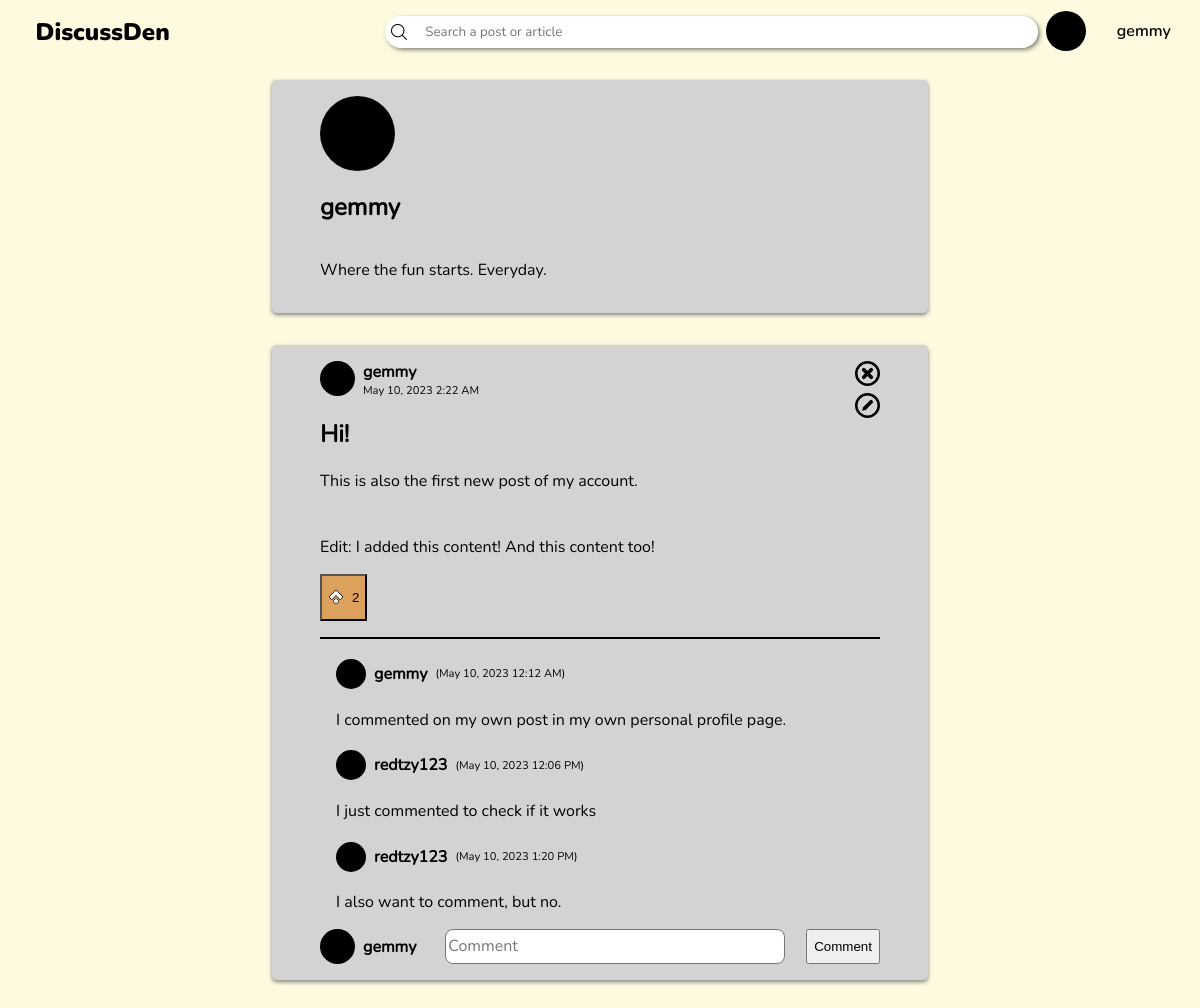
Before: /profile.php (signed in) with the older database file.
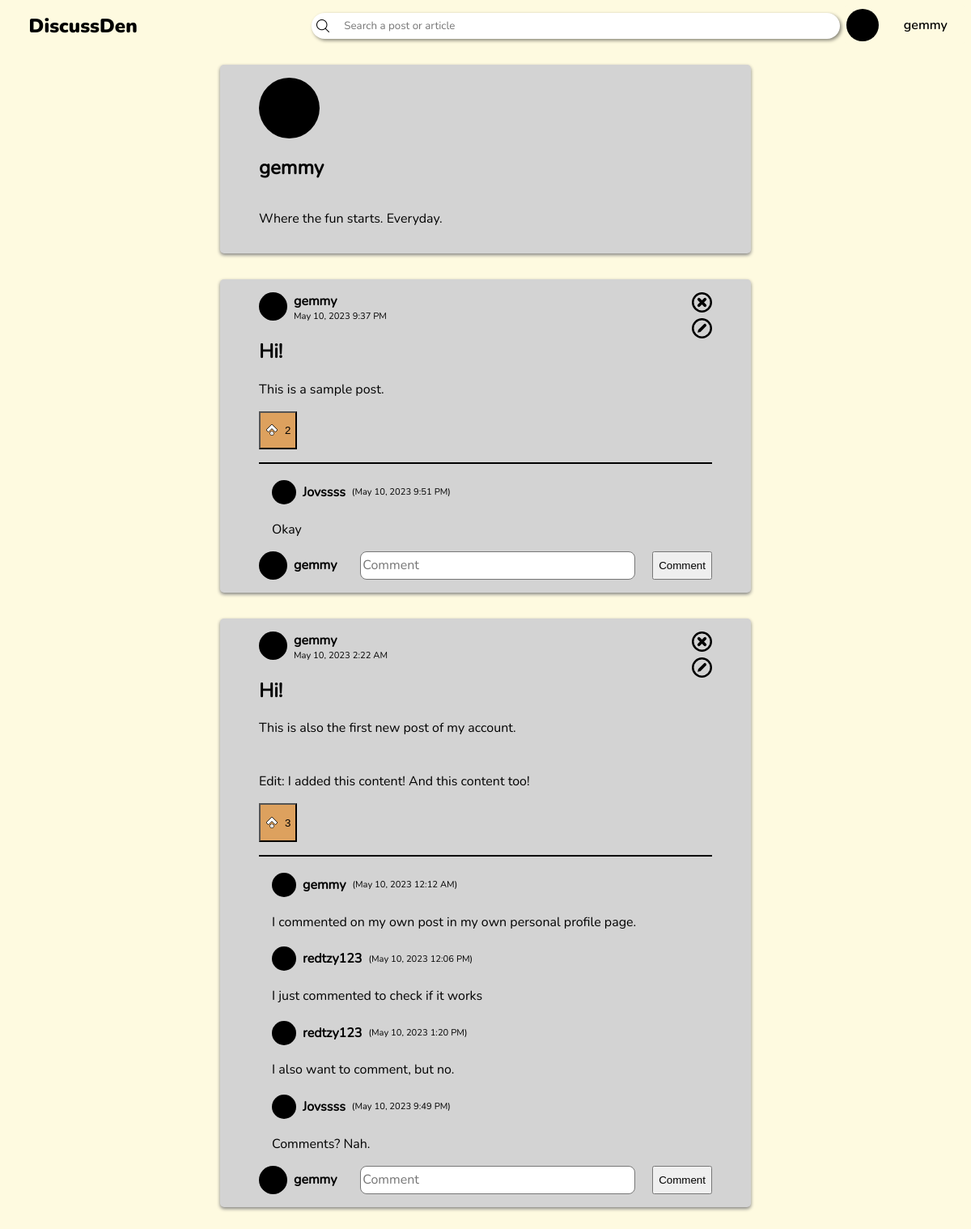
After: the same page with the newer database file.
### tables this page shows
CREATE TABLE posts (id INTEGER PRIMARY KEY AUTOINCREMENT NOT NULL UNIQUE, user_id INTEGER REFERENCES users (user_id) NOT NULL, title TEXT NOT NULL, content TEXT NOT NULL, date, likes);

CREATE TABLE users (user_id INTEGER PRIMARY KEY AUTOINCREMENT, username TEXT UNIQUE NOT NULL, password TEXT NOT NULL, link TEXT NOT NULL, recent_searches);

CREATE TABLE comments (comment_id INTEGER PRIMARY KEY AUTOINCREMENT UNIQUE NOT NULL, post_id INTEGER REFERENCES posts (id) ON DELETE NO ACTION NOT NULL, name TEXT, content TEXT NOT NULL, date);

### profile.php (the view, shortened to what the changed rows need)
<!DOCTYPE html>
<html lang="en">
<head>
    <link rel="stylesheet" href="header.css">
    <link rel="stylesheet" href="post-boxes.css">
</head>
<body>
    <?php
        include "header.php";
    ?>
    <section class="post-section" style="margin-top:3rem">
        <div class="post-container">
            <h2 class="username"><?php echo $_SESSION['username'] ?></h2>
        </div>
        <?php
        $stmt = $db -> prepare('SELECT * FROM users WHERE username = :user');
        $stmt -> bindParam(':user', $_SESSION['username']);
        $stmt -> execute();
        $user_id = $stmt -> fetch(PDO::FETCH_ASSOC)['user_id'];
        $stmt = $db -> prepare('SELECT * FROM posts WHERE user_id = :user');
        $stmt -> bindParam(':user', $user_id);
        $stmt -> execute();
        $posts = $stmt -> fetchAll(PDO::FETCH_ASSOC);
        foreach (array_reverse($posts) as $post) {
            $stmt = $db -> prepare('SELECT * FROM users WHERE user_id = :userID');
            $stmt -> bindParam(':userID', $post['user_id'], PDO::PARAM_INT);
            $stmt -> execute();
            $post_user = $stmt -> fetch(PDO::FETCH_ASSOC);
            echo    '<div class="post-container">
                        <div class="post-user">
                            <svg width=35 height=35>
                                <circle cx=17.5 cy=17.5 r=17.5 fill=black/>
                            </svg>
                            <h4 class="username">' . $post_user['username'] . '</h4>
                            <p>' . $post['date'] . '</p>
                        </div>
                        <div class="post-content">
                            <h2>' . $post['title'] . '</h2>
                            <p>' . $post['content'] . '</p>';
            if (isset($_SESSION['username'])) {
                echo '<button class="like" data-id="' . $post['id'] . '">';
                if (($likes = json_decode($post['likes'])) !== NULL) {
                    echo '<p class="likes">' . count(json_decode($post['likes'])) . '</p>';
                }
                    echo '<img class="like-state" ';
                        if(!((array_search($_SESSION['username'], json_decode($post['likes']))) === false)) {
                            echo 'src="img/upvote-filled.png"';
                        } else {
                            echo 'src="img/upvote-nofill.png"';
                        }
                    echo '/>
                </button>';
            } else {
                echo '<button disabled>Like</button>';
            }
            echo '
                        <svg width=25 height=25 class="delete-btn">
                            <circle cx=50% cy=50% r=45% stroke=black stroke-width=10% fill="transparent"/>
                            <line x1=35% y1=35% x2=65% y2=65% stroke=black stroke-width=15% stroke-linecap="round" />
                            <line x1=35% y1=65% x2=65% y2=35% stroke=black stroke-width=15% stroke-linecap="round" />
                            </svg>
                        <svg width=25 height=25 class="edit-btn" data-id="' . $post['id'] . '">
                            <circle cx=50% cy=50% r=45% stroke=black stroke-width=10% fill=transparent />
                            <g transform="rotate(45 12.5 12.5)">
                                <rect x=42.5% y=22% width=15% height=50% ry=7% fill=black stroke=none />
                                <path d="M 10.5 17 L 12.5 20 L 14.5 17 Z"/>
                            </g>
                        </svg>
                        <div class="delete-confirm">
                            <h3 class="username">Are you sure you want to delete this post?</h3>
                            <div>
                                <button class="yes-btn" onclick="delete_post(' . $post['id'] . ')">Yes</button>
                                <button class="no-btn" onclick="this.parentElement.parentElement.classList.remove(\'active\')">No</button>
                            </div>
                        </div>
                    </div><hr>';
            $stmt = $db -> prepare('SELECT * FROM comments WHERE post_id = :post_id');
            $stmt -> bindParam(':post_id', $post['id'], PDO::PARAM_INT);
            $stmt -> execute();
            $comments = $stmt -> fetchAll(PDO::FETCH_ASSOC);
            foreach ($comments as $comment) {
                $stmt = $db -> prepare('SELECT * FROM users WHERE username = :user');
                $stmt -> bindParam(':user', $comment['name'], PDO::PARAM_STR);
                $stmt -> execute();
                $user_id = $stmt -> fetch(PDO::FETCH_ASSOC)['user_id'];
                echo    '<div class="comment-container">
                            <div>
                                <svg width=30 height=30>
                                    <circle cx=50% cy=50% r=50% fill=black/>
                                </svg>';
                                if ($post['user_id'] !== $user_id) echo '<a href="profile-visit.php?user_id=' . $user_id . '">';
                                echo '<h4 class="username">' . $comment['name'] . '</h4>';
                                if ($post['user_id'] !== $user_id) echo '</a>';
                                echo '<p>(' . $comment['date'] . ')</p>
                            </div>
                            <p>' . $comment['content'] . '</p>
                        </div>';
            }
            echo '
                    <form class="comment-box">
                        <input type="hidden" name="post_id" value="' . $post['id'] . '">
                ';
            if (isset($_SESSION['username'])) {
                echo '
                        <input type="hidden" name="username" value="' . $_SESSION['username'] . '">
                        <div>
                            <svg width=35 height=35>
                                <circle cx=17.5 cy=17.5 r=17.5 fill=black/>
                            </svg>
                            <h4 class="username">' . $_SESSION['username'] . '</h4>
                        </div>
                        <textarea name="comment" placeholder="Comment"></textarea>
                        <input type="submit" value="Comment">
                        ';
            } else {
                echo '
                        <input type="hidden" name="username" value="Anonymous">
            '; }
            echo '</form></div>';
        }
    ?>
    </section>
</body>
</html>

Changed rows visible on the page:
added posts: user.username "gemmy", date "May 10, 2023 9:37 PM", title "Hi!", content "This is a sample post.", likes "2"
added comments: name "Jovssss", date "May 10, 2023 9:51 PM", content "Okay", shown under "gemmy"
changed posts "May 10, 2023 2:22 AM": likes "2" → "3"
added comments: name "Jovssss", date "May 10, 2023 9:49 PM", content "Comments? Nah.", shown under posts "May 10, 2023 2:22 AM"
